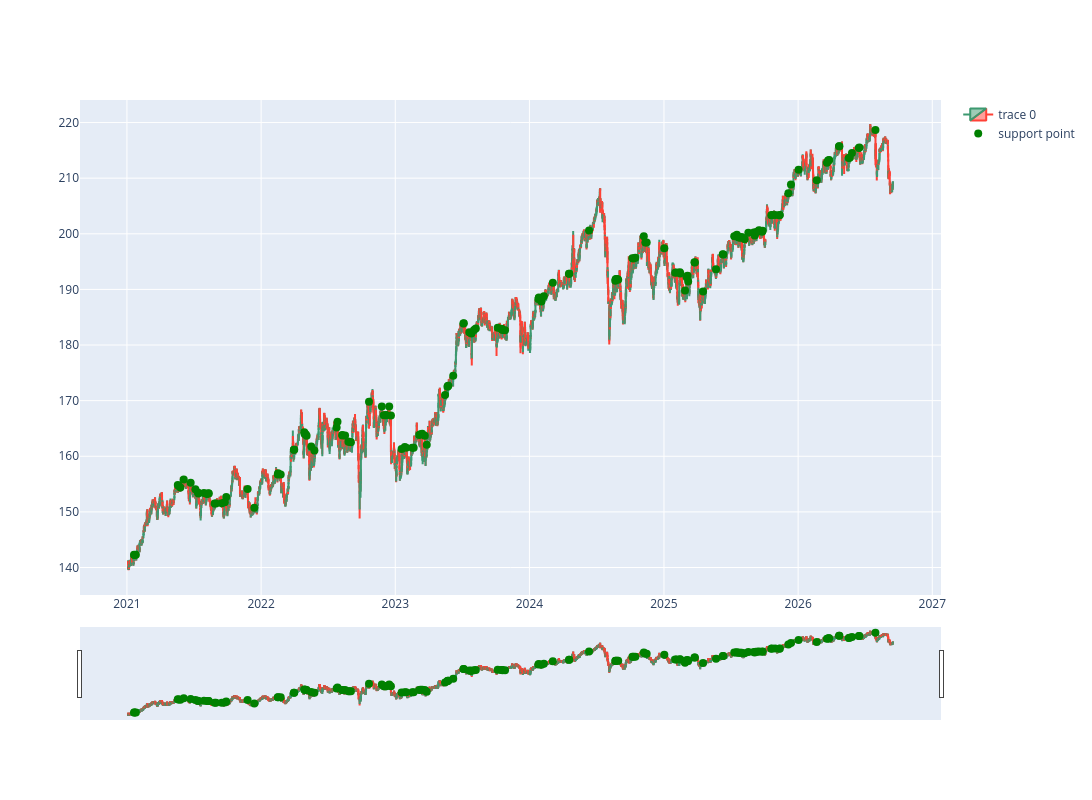

Write notebook code for a chart like this one.
### Code cell
start_date_chart = '2021-1-1 00:00'
end_date_chart = '2026-12-30 00:00'
dfpl = df_h4.loc[start_date_chart : end_date_chart]#.set_index("Gmt time")

# Create a plot with 2 rows
fig = make_subplots(rows=1, cols=1)

# Add candlestick plot on the first row
fig.add_trace(go.Candlestick(x=dfpl.index,
                             open=dfpl['Open'],
                             high=dfpl['High'],
                             low=dfpl['Low'],
                             close=dfpl['Close']),
              row=1, col=1)

#Add markers for trade entry points on the same subplot
fig.add_trace(go.Scatter(x=dfpl.index, y=dfpl['support_point'], mode="markers",
                         marker=dict(size=8, color="green"),
                         name="support point"),
              row=1, col=1)

fig.update_layout(width=1500, height=800, sliders=[])
fig.show()

### Figure 1 — Plotly figure (JSON) as saved in the notebook; plotly's stock layout.template omitted (floating-point values rounded to 4 significant figures; data arrays with more than 128 entries replaced by an {"elided": "..."} marker saying what was removed)
{"data": [{"close": {"elided": "8902 float values"}, "high": {"elided": "8902 float values"}, "low": {"elided": "8902 float values"}, "open": {"elided": "8902 float values"}, "type": "candlestick", "x": {"elided": "8902 str values"}, "xaxis": "x", "yaxis": "y"}, {"marker": {"color": "green", "size": 8}, "mode": "markers", "name": "support point", "type": "scatter", "x": {"elided": "8902 str values"}, "xaxis": "x", "y": {"elided": "8902 float values"}, "yaxis": "y"}], "layout": {"height": 800, "width": 1500, "xaxis": {"anchor": "y", "domain": [0, 1]}, "yaxis": {"anchor": "x", "domain": [0, 1]}}}
